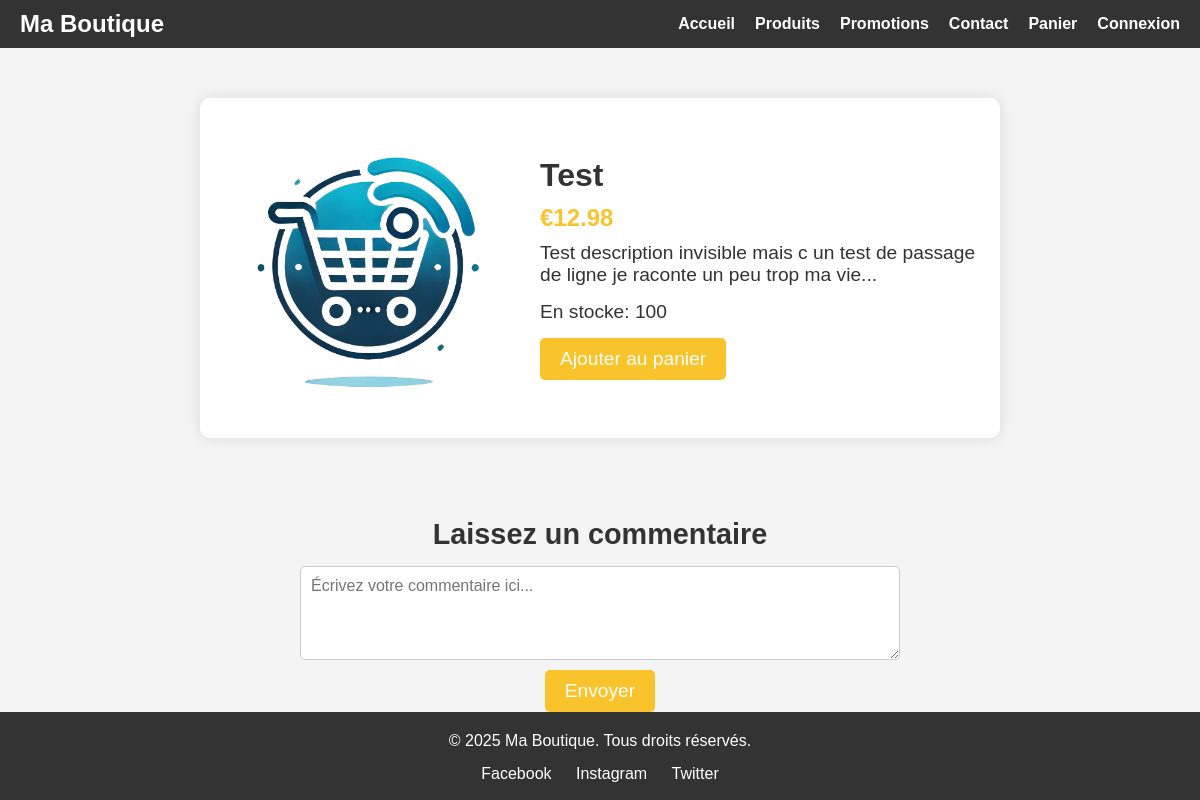
Page /product/1 on the committed database.
### classDB.py (models this page shows, shortened)
class Product(db.Model):
    id = db.Column(db.Integer, primary_key=True)
    nom = db.Column(db.String, nullable=False)
    description = db.Column(db.String, nullable=False)
    prix = db.Column(db.Float, nullable=False)
    quantite = db.Column(db.Integer, nullable=False)
    image = db.Column(db.String, nullable=False)
    remise = db.Column(db.Float, nullable=False, default=0)
    orders = db.relationship('OrderItem', back_populates='product', cascade="all, delete-orphan")
    reviews = db.relationship('Reviews', back_populates='product', cascade="all, delete-orphan")
    cart = db.relationship('Cart', back_populates='product', cascade="all, delete-orphan")

### main.py (the view, shortened to what this page needs)
@app.route('/product/<int:product_id>', methods=['GET', 'POST'])  # Fais 💚
def get_product_by_id(product_id):
    if request.method == 'POST' and request.form.get('_method') == 'PUT':  # (PUT simulé avec POST)
        product = db.session.query(Product).get(product_id)
        if product:
            try:
                product.description = request.form['description'] if request.form['description'] != "" else product.description
                product.prix = request.form['prix'] if request.form['prix'] != "" else product.prix
                product.quantite = request.form['quantite'] if request.form['quantite'] != "" else product.quantite
                product.image = request.form['image'] if request.form['image'] != "" else product.image
            except KeyError:
                flash("Erreur l'ors de l'entré d'information", 'error')
            db.session.commit()
            flash(f'Produit {product.nom} modifié avec succès', 'success')
            return redirect(url_for('get_product'))
        flash("Erreur lors de la mise à jour du produit", 'warning')
        return redirect(url_for('get_product_by_id', product_id=product_id))
    elif request.method == 'GET':
        product = db.session.query(Product).get(product_id)
        if product:
            return render_template('productId.html', products=product)
        flash("Erreur lors de la récupération de l'objet.", 'error')
    return render_template('productId.html', products="")

### templates/productId.html (shortened to what this page needs)
<!DOCTYPE html>
<html lang="fr">
<head>
    <link rel="stylesheet" href="../static/css/index.css">
    <link rel="stylesheet" href="../static/css/productId.css">
</head>
<body>
    <header>
        <nav>
            <div class="logo">
                <h1>Ma Boutique</h1>
            </div>
            <ul class="nav-links">
                <li><a href="/home">Accueil</a></li>
                <li><a href="/products">Produits</a></li>
                <li><a href="#">Promotions</a></li>
                <li><a href="#">Contact</a></li>
                <li><a href="#">Panier</a></li>
                {% if current_user.is_authenticated %}
                    <li><a href="/logout">Déconnexion</a></li>
                {% else %}
                    <li><a href="/login">Connexion</a></li>
                {% endif %}
            </ul>
        </nav>
    </header>
    <section class="product-detail">
        <div class="product-container">
            <img src="../static/img/product/{{ products.image }}" alt="{{ products.nom }}" class="product-image">
            <div class="product-info">
                <h2>{{ products.nom }}</h2>
                <p class="price">€{{ products.prix }}</p>
                <p class="description">{{ products.description }}</p>
                <p class="description">En stocke: {{ products.quantite }}</p>
                <button>Ajouter au panier</button>
            </div>
        </div>
    </section>
    <section class="comment-section">
        <h3>Laissez un commentaire</h3>
        <form action="#" method="post">
            <textarea name="comment" placeholder="Écrivez votre commentaire ici..." rows="4" required></textarea>
            <button type="submit">Envoyer</button>
        </form>
    </section>
    <footer>
        <div class="footer-content">
            <p>&copy; 2025 Ma Boutique. Tous droits réservés.</p>
            <div class="social-links">
                <a href="#">Facebook</a>
                <a href="#">Instagram</a>
                <a href="#">Twitter</a>
            </div>
        </div>
    </footer>
</body>
</html>

### static/css/index.css (style rules this page uses)
* { margin: 0; padding: 0; box-sizing: border-box; font-family: Arial, sans-serif; }
body { background-color: #f4f4f4; color: #333; }
header { background-color: #333; padding: 10px 0; }
nav { display: flex; justify-content: space-between; align-items: center; padding: 0 20px; }
nav .logo h1 { color: #fff; }
nav .nav-links { list-style-type: none; display: flex; }
nav .nav-links li { margin-left: 20px; }
nav .nav-links a { color: #fff; text-decoration: none; font-weight: bold; }
footer { background-color: #333; color: #fff; padding: 20px; text-align: center; }
footer .social-links { margin-top: 15px; }
footer .social-links a { color: #fff; margin: 0 10px; text-decoration: none; }

### static/css/productId.css (style rules this page uses)
.product-detail { display: flex; justify-content: center; align-items: center; padding: 50px 20px; text-align: center; }
.product-container { display: flex; background-color: #fff; padding: 20px; border-radius: 10px; box-shadow: 0 0 15px rgba(0, 0, 0, 0.1); max-width: 800px; width: 100%; align-items: center; gap: 20px; }
.product-image { width: 300px; border-radius: 10px; }
.product-info { text-align: left; }
.product-info h2 { font-size: 2rem; margin-bottom: 10px; }
.price { font-size: 1.5rem; color: #f8c32b; margin-bottom: 10px; font-weight: bold; }
.description { font-size: 1.2rem; margin-bottom: 15px; }
button { padding: 10px 20px; background-color: #f8c32b; color: #fff; border: none; cursor: pointer; border-radius: 5px; font-size: 1.2rem; }
.comment-section { margin-top: 30px; text-align: center; }
.comment-section h3 { font-size: 1.8rem; margin-bottom: 15px; }
.comment-section form { display: flex; flex-direction: column; align-items: center; }
.comment-section textarea { width: 100%; max-width: 600px; padding: 10px; font-size: 1rem; border-radius: 5px; border: 1px solid #ccc; margin-bottom: 10px; }

### rows in the picture
Product: image (picture), nom "Test", prix "12.98", description "Test description invisible mais c un test de passage de ligne je raconte un peu trop ma vie...", quantite "100"
